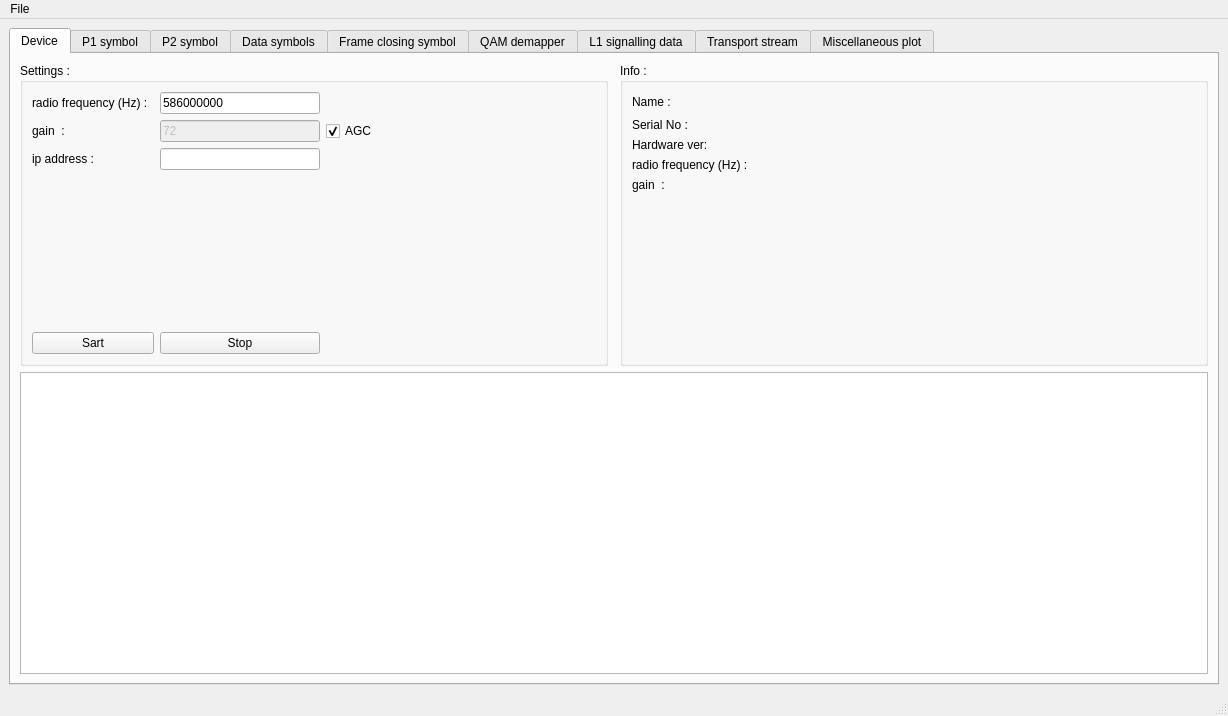
<?xml version="1.0" encoding="UTF-8"?>
<ui version="4.0">
 <class>main_window</class>
 <widget class="QMainWindow" name="main_window">
  <property name="geometry">
   <rect>
    <x>0</x>
    <y>0</y>
    <width>1228</width>
    <height>716</height>
   </rect>
  </property>
  <property name="windowTitle">
   <string>SDR DVB-T2 receiver</string>
  </property>
  <property name="windowIcon">
   <iconset>
    <normaloff>mintupdate-type-unstable.png</normaloff>mintupdate-type-unstable.png</iconset>
  </property>
  <property name="unifiedTitleAndToolBarOnMac">
   <bool>true</bool>
  </property>
  <widget class="QWidget" name="centralwidget">
   <layout class="QGridLayout" name="gridLayout_7">
    <item row="0" column="0" colspan="2">
     <widget class="QTabWidget" name="tab_widget">
      <property name="enabled">
       <bool>true</bool>
      </property>
      <property name="minimumSize">
       <size>
        <width>0</width>
        <height>0</height>
       </size>
      </property>
      <property name="currentIndex">
       <number>0</number>
      </property>
      <widget class="QWidget" name="tab_device">
       <attribute name="title">
        <string>Device</string>
       </attribute>
       <layout class="QGridLayout" name="gridLayout_2">
        <item row="0" column="3">
         <widget class="QGroupBox" name="group_box_info">
          <property name="sizePolicy">
           <sizepolicy hsizetype="Preferred" vsizetype="Preferred">
            <horstretch>1</horstretch>
            <verstretch>0</verstretch>
           </sizepolicy>
          </property>
          <property name="title">
           <string>Info :</string>
          </property>
          <layout class="QGridLayout" name="gridLayout_4">
           <item row="0" column="0">
            <widget class="QLabel" name="label_name">
             <property name="text">
              <string>Name :</string>
             </property>
            </widget>
           </item>
           <item row="4" column="0">
            <widget class="QLabel" name="label_info_gain">
             <property name="text">
              <string>gain  :</string>
             </property>
            </widget>
           </item>
           <item row="3" column="0">
            <widget class="QLabel" name="label_info_rf">
             <property name="text">
              <string>radio frequency (Hz) : </string>
             </property>
            </widget>
           </item>
           <item row="0" column="1">
            <spacer name="horizontalSpacer">
             <property name="orientation">
              <enum>Qt::Horizontal</enum>
             </property>
             <property name="sizeHint" stdset="0">
              <size>
               <width>40</width>
               <height>20</height>
              </size>
             </property>
            </spacer>
           </item>
           <item row="1" column="0" colspan="2">
            <widget class="QLabel" name="label_ser_no">
             <property name="text">
              <string>Serial No : </string>
             </property>
             <property name="textFormat">
              <enum>Qt::PlainText</enum>
             </property>
             <property name="wordWrap">
              <bool>true</bool>
             </property>
            </widget>
           </item>
           <item row="2" column="0" colspan="2">
            <widget class="QLabel" name="label_hw_ver">
             <property name="text">
              <string>Hardware ver:</string>
             </property>
             <property name="textFormat">
              <enum>Qt::PlainText</enum>
             </property>
            </widget>
           </item>
           <item row="5" column="0" colspan="2">
            <spacer name="verticalSpacer_2">
             <property name="orientation">
              <enum>Qt::Vertical</enum>
             </property>
             <property name="sizeHint" stdset="0">
              <size>
               <width>20</width>
               <height>40</height>
              </size>
             </property>
            </spacer>
           </item>
          </layout>
         </widget>
        </item>
        <item row="0" column="1">
         <widget class="QGroupBox" name="group_box_settings">
          <property name="sizePolicy">
           <sizepolicy hsizetype="Preferred" vsizetype="Preferred">
            <horstretch>1</horstretch>
            <verstretch>0</verstretch>
           </sizepolicy>
          </property>
          <property name="title">
           <string>Settings :</string>
          </property>
          <layout class="QGridLayout" name="gridLayout_3">
           <item row="1" column="2">
            <widget class="QLineEdit" name="line_edit_rf">
             <property name="minimumSize">
              <size>
               <width>160</width>
               <height>0</height>
              </size>
             </property>
             <property name="text">
              <string>586000000</string>
             </property>
            </widget>
           </item>
           <item row="7" column="0">
            <spacer name="verticalSpacer">
             <property name="orientation">
              <enum>Qt::Vertical</enum>
             </property>
             <property name="sizeHint" stdset="0">
              <size>
               <width>20</width>
               <height>40</height>
              </size>
             </property>
            </spacer>
           </item>
           <item row="12" column="2">
            <widget class="QPushButton" name="push_button_stop">
             <property name="sizePolicy">
              <sizepolicy hsizetype="Minimum" vsizetype="Fixed">
               <horstretch>0</horstretch>
               <verstretch>0</verstretch>
              </sizepolicy>
             </property>
             <property name="text">
              <string>Stop</string>
             </property>
            </widget>
           </item>
           <item row="5" column="3">
            <widget class="QCheckBox" name="check_box_agc">
             <property name="text">
              <string>AGC</string>
             </property>
             <property name="checked">
              <bool>true</bool>
             </property>
            </widget>
           </item>
           <item row="12" column="0" colspan="2">
            <widget class="QPushButton" name="push_button_start">
             <property name="sizePolicy">
              <sizepolicy hsizetype="Minimum" vsizetype="Fixed">
               <horstretch>0</horstretch>
               <verstretch>0</verstretch>
              </sizepolicy>
             </property>
             <property name="text">
              <string>Sart</string>
             </property>
            </widget>
           </item>
           <item row="5" column="2">
            <widget class="QLineEdit" name="line_edit_gain">
             <property name="enabled">
              <bool>false</bool>
             </property>
             <property name="text">
              <string>72</string>
             </property>
             <property name="maxLength">
              <number>32765</number>
             </property>
            </widget>
           </item>
           <item row="5" column="0" colspan="2">
            <widget class="QLabel" name="label_gain">
             <property name="text">
              <string>gain  :</string>
             </property>
            </widget>
           </item>
           <item row="12" column="3">
            <spacer name="horizontalSpacer_2">
             <property name="orientation">
              <enum>Qt::Horizontal</enum>
             </property>
             <property name="sizeHint" stdset="0">
              <size>
               <width>40</width>
               <height>20</height>
              </size>
             </property>
            </spacer>
           </item>
           <item row="1" column="0">
            <widget class="QLabel" name="label_rf">
             <property name="text">
              <string>radio frequency (Hz) :</string>
             </property>
            </widget>
           </item>
           <item row="12" column="4">
            <spacer name="horizontalSpacer_3">
             <property name="orientation">
              <enum>Qt::Horizontal</enum>
             </property>
             <property name="sizeHint" stdset="0">
              <size>
               <width>40</width>
               <height>20</height>
              </size>
             </property>
            </spacer>
           </item>
           <item row="6" column="0">
            <widget class="QLabel" name="label_11">
             <property name="text">
              <string>ip address :</string>
             </property>
            </widget>
           </item>
           <item row="6" column="2">
            <widget class="QLineEdit" name="line_edit_ip">
             <property name="inputMethodHints">
              <set>Qt::ImhNone</set>
             </property>
             <property name="inputMask">
              <string/>
             </property>
            </widget>
           </item>
          </layout>
         </widget>
        </item>
        <item row="1" column="1" colspan="3">
         <widget class="QTextEdit" name="text_log">
          <property name="maximumSize">
           <size>
            <width>16777215</width>
            <height>16777215</height>
           </size>
          </property>
          <property name="sizeAdjustPolicy">
           <enum>QAbstractScrollArea::AdjustIgnored</enum>
          </property>
          <property name="readOnly">
           <bool>true</bool>
          </property>
         </widget>
        </item>
       </layout>
      </widget>
      <widget class="QWidget" name="tab_p1_symbol">
       <property name="enabled">
        <bool>true</bool>
       </property>
       <attribute name="title">
        <string>P1 symbol</string>
       </attribute>
       <layout class="QGridLayout" name="gridLayout">
        <item row="0" column="0">
         <widget class="QCustomPlot" name="widget_fft_plot_p1" native="true"/>
        </item>
        <item row="0" column="1">
         <widget class="QCustomPlot" name="widget_constellation_plot_p1" native="true"/>
        </item>
       </layout>
      </widget>
      <widget class="QWidget" name="tab_p2_symbol">
       <property name="enabled">
        <bool>true</bool>
       </property>
       <attribute name="title">
        <string>P2 symbol</string>
       </attribute>
       <layout class="QGridLayout" name="gridLayout_5">
        <item row="1" column="0">
         <widget class="QCustomPlot" name="widget_fft_plot_p2" native="true">
          <property name="sizePolicy">
           <sizepolicy hsizetype="Preferred" vsizetype="Preferred">
            <horstretch>1</horstretch>
            <verstretch>0</verstretch>
           </sizepolicy>
          </property>
         </widget>
        </item>
        <item row="1" column="1">
         <widget class="QCustomPlot" name="widget_constellation_plot_p2" native="true">
          <property name="sizePolicy">
           <sizepolicy hsizetype="Preferred" vsizetype="Preferred">
            <horstretch>1</horstretch>
            <verstretch>0</verstretch>
           </sizepolicy>
          </property>
          <layout class="QGridLayout" name="gridLayout_10">
           <property name="bottomMargin">
            <number>0</number>
           </property>
           <item row="6" column="5">
            <spacer name="verticalSpacer_3">
             <property name="orientation">
              <enum>Qt::Vertical</enum>
             </property>
             <property name="sizeHint" stdset="0">
              <size>
               <width>20</width>
               <height>40</height>
              </size>
             </property>
            </spacer>
           </item>
           <item row="1" column="2">
            <widget class="QRadioButton" name="radio_button_l1postsignaling">
             <property name="sizePolicy">
              <sizepolicy hsizetype="Preferred" vsizetype="Preferred">
               <horstretch>0</horstretch>
               <verstretch>0</verstretch>
              </sizepolicy>
             </property>
             <property name="minimumSize">
              <size>
               <width>0</width>
               <height>0</height>
              </size>
             </property>
             <property name="maximumSize">
              <size>
               <width>80</width>
               <height>16777215</height>
              </size>
             </property>
             <property name="font">
              <font>
               <weight>50</weight>
               <italic>false</italic>
               <bold>false</bold>
              </font>
             </property>
             <property name="autoFillBackground">
              <bool>true</bool>
             </property>
             <property name="text">
              <string>L1 post</string>
             </property>
            </widget>
           </item>
           <item row="1" column="1">
            <widget class="QRadioButton" name="radio_button_l1presignaling">
             <property name="sizePolicy">
              <sizepolicy hsizetype="Preferred" vsizetype="Preferred">
               <horstretch>0</horstretch>
               <verstretch>0</verstretch>
              </sizepolicy>
             </property>
             <property name="minimumSize">
              <size>
               <width>0</width>
               <height>0</height>
              </size>
             </property>
             <property name="maximumSize">
              <size>
               <width>80</width>
               <height>16777215</height>
              </size>
             </property>
             <property name="font">
              <font>
               <weight>50</weight>
               <italic>false</italic>
               <bold>false</bold>
              </font>
             </property>
             <property name="autoFillBackground">
              <bool>true</bool>
             </property>
             <property name="text">
              <string>L1 pre</string>
             </property>
             <property name="checked">
              <bool>true</bool>
             </property>
            </widget>
           </item>
           <item row="1" column="4">
            <spacer name="horizontalSpacer_6">
             <property name="orientation">
              <enum>Qt::Horizontal</enum>
             </property>
             <property name="sizeHint" stdset="0">
              <size>
               <width>40</width>
               <height>20</height>
              </size>
             </property>
            </spacer>
           </item>
           <item row="0" column="0">
            <widget class="QLabel" name="label_8">
             <property name="text">
              <string/>
             </property>
            </widget>
           </item>
           <item row="1" column="0">
            <widget class="QLabel" name="label">
             <property name="autoFillBackground">
              <bool>true</bool>
             </property>
             <property name="text">
              <string>Modulation : </string>
             </property>
             <property name="alignment">
              <set>Qt::AlignRight|Qt::AlignTrailing|Qt::AlignVCenter</set>
             </property>
            </widget>
           </item>
           <item row="1" column="3">
            <widget class="QRadioButton" name="radio_button_data">
             <property name="sizePolicy">
              <sizepolicy hsizetype="Preferred" vsizetype="Preferred">
               <horstretch>0</horstretch>
               <verstretch>0</verstretch>
              </sizepolicy>
             </property>
             <property name="minimumSize">
              <size>
               <width>0</width>
               <height>0</height>
              </size>
             </property>
             <property name="maximumSize">
              <size>
               <width>80</width>
               <height>16777215</height>
              </size>
             </property>
             <property name="font">
              <font>
               <weight>50</weight>
               <italic>false</italic>
               <bold>false</bold>
              </font>
             </property>
             <property name="autoFillBackground">
              <bool>true</bool>
             </property>
             <property name="text">
              <string>Data</string>
             </property>
            </widget>
           </item>
          </layout>
         </widget>
        </item>
       </layout>
      </widget>
      <widget class="QWidget" name="tab_data_symbol">
       <property name="enabled">
        <bool>true</bool>
       </property>
       <attribute name="title">
        <string>Data symbols</string>
       </attribute>
       <layout class="QGridLayout" name="gridLayout_8">
        <item row="0" column="0">
         <widget class="QCustomPlot" name="widget_fft_plot_data" native="true"/>
        </item>
        <item row="0" column="1">
         <widget class="QCustomPlot" name="widget_constellation_plot_data" native="true"/>
        </item>
       </layout>
      </widget>
      <widget class="QWidget" name="frame_closing_symbol">
       <attribute name="title">
        <string>Frame closing symbol</string>
       </attribute>
       <layout class="QGridLayout" name="gridLayout_6">
        <item row="0" column="0">
         <widget class="QCustomPlot" name="widget_fft_plot_fc" native="true"/>
        </item>
        <item row="0" column="1">
         <widget class="QCustomPlot" name="widget_constellation_plot_fc" native="true"/>
        </item>
       </layout>
      </widget>
      <widget class="QWidget" name="tab_qam_demapper">
       <attribute name="title">
        <string>QAM demapper</string>
       </attribute>
       <layout class="QGridLayout" name="gridLayout_9">
        <item row="0" column="1">
         <widget class="QCustomPlot" name="widget_qam_plot" native="true">
          <property name="sizePolicy">
           <sizepolicy hsizetype="Preferred" vsizetype="Preferred">
            <horstretch>1</horstretch>
            <verstretch>1</verstretch>
           </sizepolicy>
          </property>
         </widget>
        </item>
        <item row="0" column="4">
         <widget class="QWidget" name="widget" native="true">
          <property name="sizePolicy">
           <sizepolicy hsizetype="MinimumExpanding" vsizetype="MinimumExpanding">
            <horstretch>1</horstretch>
            <verstretch>0</verstretch>
           </sizepolicy>
          </property>
          <layout class="QGridLayout" name="gridLayout_11">
           <property name="leftMargin">
            <number>35</number>
           </property>
           <property name="topMargin">
            <number>21</number>
           </property>
           <property name="bottomMargin">
            <number>22</number>
           </property>
           <property name="verticalSpacing">
            <number>9</number>
           </property>
           <item row="1" column="0">
            <widget class="QLabel" name="label_2">
             <property name="sizePolicy">
              <sizepolicy hsizetype="Preferred" vsizetype="Preferred">
               <horstretch>0</horstretch>
               <verstretch>0</verstretch>
              </sizepolicy>
             </property>
             <property name="maximumSize">
              <size>
               <width>60</width>
               <height>24</height>
              </size>
             </property>
             <property name="text">
              <string>PLP id : </string>
             </property>
            </widget>
           </item>
           <item row="4" column="0">
            <spacer name="verticalSpacer_4">
             <property name="orientation">
              <enum>Qt::Vertical</enum>
             </property>
             <property name="sizeHint" stdset="0">
              <size>
               <width>20</width>
               <height>40</height>
              </size>
             </property>
            </spacer>
           </item>
           <item row="1" column="1">
            <widget class="QComboBox" name="combo_box_plp_id"/>
           </item>
           <item row="1" column="2">
            <spacer name="horizontalSpacer_4">
             <property name="orientation">
              <enum>Qt::Horizontal</enum>
             </property>
             <property name="sizeHint" stdset="0">
              <size>
               <width>40</width>
               <height>20</height>
              </size>
             </property>
            </spacer>
           </item>
           <item row="5" column="0" colspan="2">
            <widget class="QLabel" name="label_snr">
             <property name="text">
              <string>SNR</string>
             </property>
            </widget>
           </item>
          </layout>
         </widget>
        </item>
       </layout>
      </widget>
      <widget class="QWidget" name="tab_l1_signalling">
       <attribute name="title">
        <string>L1 signalling data</string>
       </attribute>
       <layout class="QGridLayout" name="gridLayout_12">
        <item row="0" column="0">
         <widget class="QLabel" name="label_3">
          <property name="text">
           <string>L1 presignalling data:</string>
          </property>
         </widget>
        </item>
        <item row="1" column="0">
         <widget class="QLabel" name="label_5">
          <property name="text">
           <string>name:         value:</string>
          </property>
         </widget>
        </item>
        <item row="0" column="1">
         <widget class="QLabel" name="label_4">
          <property name="text">
           <string>L1postsignalling data:</string>
          </property>
         </widget>
        </item>
        <item row="1" column="1">
         <widget class="QLabel" name="label_6">
          <property name="text">
           <string>plp:  name:         value:</string>
          </property>
         </widget>
        </item>
        <item row="2" column="1" rowspan="2">
         <widget class="QTextEdit" name="text_edit_l1_postsignalling">
          <property name="sizePolicy">
           <sizepolicy hsizetype="Expanding" vsizetype="Expanding">
            <horstretch>2</horstretch>
            <verstretch>0</verstretch>
           </sizepolicy>
          </property>
          <property name="sizeAdjustPolicy">
           <enum>QAbstractScrollArea::AdjustIgnored</enum>
          </property>
          <property name="readOnly">
           <bool>true</bool>
          </property>
         </widget>
        </item>
        <item row="2" column="0" rowspan="2">
         <widget class="QTextEdit" name="text_edit_l1_presignalling">
          <property name="sizePolicy">
           <sizepolicy hsizetype="Expanding" vsizetype="Expanding">
            <horstretch>2</horstretch>
            <verstretch>0</verstretch>
           </sizepolicy>
          </property>
          <property name="readOnly">
           <bool>true</bool>
          </property>
         </widget>
        </item>
        <item row="3" column="3">
         <widget class="QCheckBox" name="check_box_auto_update_l1_dynamic">
          <property name="sizePolicy">
           <sizepolicy hsizetype="Minimum" vsizetype="Fixed">
            <horstretch>1</horstretch>
            <verstretch>0</verstretch>
           </sizepolicy>
          </property>
          <property name="text">
           <string>Auto update</string>
          </property>
         </widget>
        </item>
        <item row="2" column="2" colspan="2">
         <widget class="QTextEdit" name="text_edit_l1_postsignalling_dynamic">
          <property name="sizePolicy">
           <sizepolicy hsizetype="Expanding" vsizetype="Expanding">
            <horstretch>1</horstretch>
            <verstretch>0</verstretch>
           </sizepolicy>
          </property>
          <property name="readOnly">
           <bool>true</bool>
          </property>
         </widget>
        </item>
        <item row="0" column="2" colspan="2">
         <widget class="QLabel" name="label_9">
          <property name="sizePolicy">
           <sizepolicy hsizetype="Preferred" vsizetype="Preferred">
            <horstretch>1</horstretch>
            <verstretch>0</verstretch>
           </sizepolicy>
          </property>
          <property name="text">
           <string>L1 postsignalling dynamic data:</string>
          </property>
         </widget>
        </item>
        <item row="1" column="2" colspan="2">
         <widget class="QLabel" name="label_10">
          <property name="sizePolicy">
           <sizepolicy hsizetype="Preferred" vsizetype="Preferred">
            <horstretch>1</horstretch>
            <verstretch>0</verstretch>
           </sizepolicy>
          </property>
          <property name="text">
           <string>plp: name:          value:</string>
          </property>
         </widget>
        </item>
       </layout>
      </widget>
      <widget class="QWidget" name="tab_transport_stream">
       <property name="enabled">
        <bool>true</bool>
       </property>
       <attribute name="title">
        <string>Transport stream</string>
       </attribute>
       <layout class="QGridLayout" name="gridLayout_13">
        <item row="0" column="1">
         <widget class="QGroupBox" name="group_box_ts_info">
          <property name="title">
           <string>Output stage info :</string>
          </property>
          <layout class="QGridLayout" name="gridLayout_15">
           <item row="0" column="0">
            <widget class="QTextEdit" name="text_edit_ts_stage">
             <property name="enabled">
              <bool>true</bool>
             </property>
            </widget>
           </item>
          </layout>
         </widget>
        </item>
        <item row="0" column="0">
         <widget class="QGroupBox" name="group_box_ts_settings">
          <property name="title">
           <string>Output settings :</string>
          </property>
          <layout class="QGridLayout" name="gridLayout_14">
           <item row="4" column="0" colspan="3">
            <widget class="QLineEdit" name="line_edit_ts_file_name">
             <property name="readOnly">
              <bool>true</bool>
             </property>
            </widget>
           </item>
           <item row="0" column="2">
            <spacer name="horizontalSpacer_5">
             <property name="orientation">
              <enum>Qt::Horizontal</enum>
             </property>
             <property name="sizeType">
              <enum>QSizePolicy::Expanding</enum>
             </property>
             <property name="sizeHint" stdset="0">
              <size>
               <width>40</width>
               <height>20</height>
              </size>
             </property>
            </spacer>
           </item>
           <item row="3" column="1">
            <widget class="QPushButton" name="push_button_ts_open_file">
             <property name="maximumSize">
              <size>
               <width>100</width>
               <height>16777215</height>
              </size>
             </property>
             <property name="text">
              <string>Open file</string>
             </property>
            </widget>
           </item>
           <item row="2" column="0">
            <widget class="QRadioButton" name="radio_button_ts_net">
             <property name="enabled">
              <bool>true</bool>
             </property>
             <property name="text">
              <string>Network. UDP port :</string>
             </property>
             <property name="checkable">
              <bool>true</bool>
             </property>
             <property name="checked">
              <bool>true</bool>
             </property>
            </widget>
           </item>
           <item row="3" column="0">
            <widget class="QRadioButton" name="radio_button_ts_file">
             <property name="text">
              <string>File</string>
             </property>
             <property name="checked">
              <bool>false</bool>
             </property>
            </widget>
           </item>
           <item row="5" column="0">
            <widget class="QPushButton" name="push_button_ts_apply">
             <property name="sizePolicy">
              <sizepolicy hsizetype="Preferred" vsizetype="Fixed">
               <horstretch>0</horstretch>
               <verstretch>0</verstretch>
              </sizepolicy>
             </property>
             <property name="maximumSize">
              <size>
               <width>100</width>
               <height>16777215</height>
              </size>
             </property>
             <property name="text">
              <string>Apply</string>
             </property>
            </widget>
           </item>
           <item row="0" column="0">
            <widget class="QLabel" name="label_7">
             <property name="sizePolicy">
              <sizepolicy hsizetype="Fixed" vsizetype="Preferred">
               <horstretch>0</horstretch>
               <verstretch>0</verstretch>
              </sizepolicy>
             </property>
             <property name="maximumSize">
              <size>
               <width>60</width>
               <height>16777215</height>
              </size>
             </property>
             <property name="text">
              <string>PLP :</string>
             </property>
            </widget>
           </item>
           <item row="2" column="1">
            <widget class="QLineEdit" name="line_edit_ts_udp_port">
             <property name="sizePolicy">
              <sizepolicy hsizetype="Preferred" vsizetype="Fixed">
               <horstretch>0</horstretch>
               <verstretch>0</verstretch>
              </sizepolicy>
             </property>
             <property name="maximumSize">
              <size>
               <width>100</width>
               <height>16777215</height>
              </size>
             </property>
             <property name="inputMask">
              <string>99999</string>
             </property>
             <property name="text">
              <string>7654</string>
             </property>
            </widget>
           </item>
           <item row="1" column="0">
            <spacer name="verticalSpacer_5">
             <property name="orientation">
              <enum>Qt::Vertical</enum>
             </property>
             <property name="sizeHint" stdset="0">
              <size>
               <width>20</width>
               <height>40</height>
              </size>
             </property>
            </spacer>
           </item>
           <item row="0" column="1">
            <widget class="QComboBox" name="combo_box_ts_plp">
             <property name="maximumSize">
              <size>
               <width>100</width>
               <height>16777215</height>
              </size>
             </property>
            </widget>
           </item>
          </layout>
         </widget>
        </item>
       </layout>
      </widget>
      <widget class="QWidget" name="tab">
       <attribute name="title">
        <string>Miscellaneous plot</string>
       </attribute>
       <layout class="QGridLayout" name="gridLayout_16">
        <item row="0" column="3">
         <widget class="QCustomPlot" name="widget_fq_offset" native="true">
          <property name="maximumSize">
           <size>
            <width>320</width>
            <height>16777215</height>
           </size>
          </property>
         </widget>
        </item>
        <item row="0" column="2">
         <widget class="QCustomPlot" name="widget_equalizer_p2" native="true"/>
        </item>
        <item row="0" column="0">
         <widget class="QCustomPlot" name="widget_p1_correlation" native="true"/>
        </item>
       </layout>
      </widget>
     </widget>
    </item>
   </layout>
  </widget>
  <widget class="QMenuBar" name="menubar">
   <property name="geometry">
    <rect>
     <x>0</x>
     <y>0</y>
     <width>1228</width>
     <height>28</height>
    </rect>
   </property>
   <widget class="QMenu" name="menu_file">
    <property name="title">
     <string>File</string>
    </property>
    <widget class="QMenu" name="menu_open">
     <property name="title">
      <string>Open</string>
     </property>
     <addaction name="action_sdrplay"/>
     <addaction name="action_airspy"/>
     <addaction name="action_plutosdr"/>
     <addaction name="action_hackrf_one"/>
     <addaction name="action_usrp"/>
    </widget>
    <addaction name="menu_open"/>
    <addaction name="action_exit"/>
   </widget>
   <addaction name="menu_file"/>
  </widget>
  <widget class="QStatusBar" name="statusbar"/>
  <action name="action_exit">
   <property name="text">
    <string>Exit</string>
   </property>
  </action>
  <action name="action_sdrplay">
   <property name="text">
    <string>SdrPlay</string>
   </property>
  </action>
  <action name="action_airspy">
   <property name="text">
    <string>AirSpy</string>
   </property>
  </action>
  <action name="action_plutosdr">
   <property name="checkable">
    <bool>false</bool>
   </property>
   <property name="text">
    <string>PlutoSDR</string>
   </property>
  </action>
  <action name="action_hackrf_one">
   <property name="text">
    <string>HackRF One</string>
   </property>
  </action>
  <action name="action_usrp">
   <property name="text">
    <string>USRP</string>
   </property>
  </action>
 </widget>
 <customwidgets>
  <customwidget>
   <class>QCustomPlot</class>
   <extends>QWidget</extends>
   <header>qcustomplot.h</header>
   <container>1</container>
  </customwidget>
 </customwidgets>
 <resources/>
 <connections/>
</ui>
